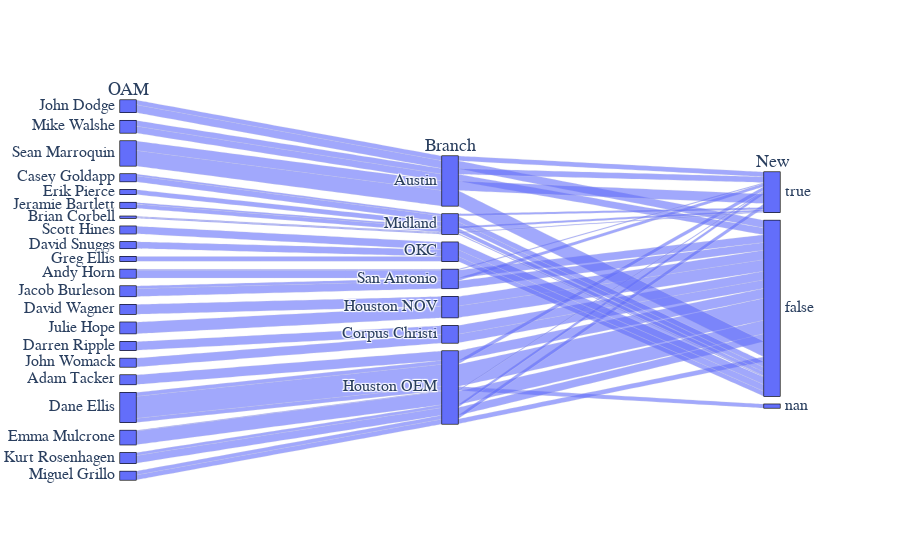

This figure's notebook cell:
### Code cell
import plotly.graph_objects as go
import pandas as pd

titanic_df = pd.read_csv("https://raw.githubusercontent.com/plotly/datasets/master/titanic.csv")

ggroup_options = ['Div','Branch','OAM','LeadType','Customer',
    'Type','New','City, St','KeyVendor','Stage','UpdateDate']
group_options = ['Branch','LeadType','Type','New','Stage','OAM']
goptions = ['OAM','Branch',"New"]


# Create dimensions
class_dim = go.parcats.Dimension(
    values=titanic_df.Pclass,
    categoryorder='category ascending', label="Class"
)

gender_dim = go.parcats.Dimension(values=titanic_df.Sex, label="Gender")

survival_dim = go.parcats.Dimension(
    values=titanic_df.Survived, label="Outcome", categoryarray=[0, 1],
    ticktext=['perished', 'survived']
)


dimensions = []
for d in goptions:
    dimensions.append(go.parcats.Dimension(
        values=df_num[d],
        label=d,
        categoryarray=df_num[d].unique()
        ))


colorlist = ['aliceblue', 'antiquewhite', 'aqua', 'aquamarine', 'azure',
        'beige', 'bisque', 'black', 'blanchedalmond', 'blue',
        'blueviolet', 'brown', 'burlywood', 'cadetblue',
        'chartreuse', 'chocolate', 'coral', 'cornflowerblue',
        'cornsilk', 'crimson', 'cyan', 'darkblue', 'darkcyan',
        'darkgoldenrod', 'darkgray', 'darkgrey', 'darkgreen',
        'darkkhaki']    
    
    
# Create parcats trace
color = df_num.Stage;
#colorscale = [[0, 'lightsteelblue'], [1, 'mediumseagreen']];
#colorscale = [[color.unique()[i],colorlist[i]] for i in range(len(color.unique()))]
colorscale = colorlist;





fig = go.Figure(data = [go.Parcats(dimensions=dimensions,
 #       line={'color': color, 'colorscale': colorscale},
        hoveron='color', hoverinfo='count+probability',
        labelfont={'size': 18, 'family': 'Times'},
        tickfont={'size': 16, 'family': 'Times'},
        arrangement='freeform')])

fig.show()

### Figure 1 — Plotly figure (JSON) as saved in the notebook; plotly's stock layout.template omitted (floating-point values rounded to 4 significant figures; data arrays with more than 128 entries replaced by an {"elided": "..."} marker saying what was removed)
{"data": [{"arrangement": "freeform", "dimensions": [{"categoryarray": ["John Dodge", "Mike Walshe", "Sean Marroquin", "Casey Goldapp", "Erik Pierce", "Jeramie Bartlett", "Brian Corbell", "Scott Hines", "David Snuggs", "Greg Ellis", "Andy Horn", "Jacob Burleson", "David Wagner", "Julie Hope", "Darren Ripple", "John Womack", "Adam Tacker", "Dane Ellis", "Emma Mulcrone", "Kurt Rosenhagen", "Miguel Grillo"], "label": "OAM", "values": {"elided": "229 str values"}}, {"categoryarray": ["Austin", "Midland", "OKC", "San Antonio", "Houston NOV", "Corpus Christi", "Houston OEM"], "label": "Branch", "values": {"elided": "229 str values"}}, {"categoryarray": [true, false, "nan"], "label": "New", "values": {"elided": "229 mixed values"}}], "hoverinfo": "count+probability", "hoveron": "color", "labelfont": {"family": "Times", "size": 18}, "tickfont": {"family": "Times", "size": 16}, "type": "parcats"}], "layout": {}}
